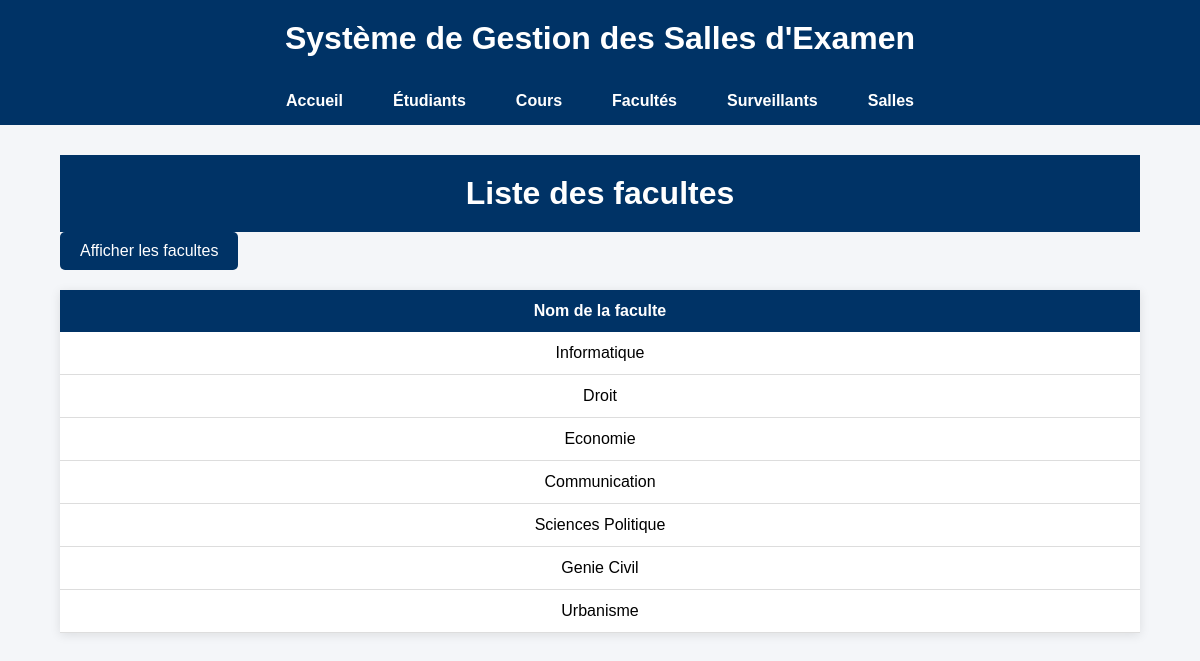
/afficher_fac.php, run on the app's committed database.
### tables this page shows
CREATE TABLE `faculte` (
  `id_fac` int(11) NOT NULL,
  `nom_fac` varchar(40) NOT NULL
);

### afficher_fac.php (the view, shortened to what this page needs)
<html lang="fr">
<head>
</head>
<?php
include("connexionDB.php");
?>
<body>
<?php
include("menu.php");
?>
<div class="container">
    <h1 class="titre">Liste des facultes</h1>
    <a href="afficher_fac.php" class="btn-afficher">
        Afficher les facultes
    </a>
    <table>
        <tr>
            <th>Nom de la faculte</th>
        </tr>
		<?php
		$sql = "SELECT * FROM faculte";
		$stmt = $bdd->query($sql);
		while($row = $stmt->fetch(PDO::FETCH_ASSOC)) {
		?>
        <tr>
            <td><?php echo $row['nom_fac']; ?></td>
        </tr>
		<?php }?>
    </table>
</div>
</body>
</html>

### afficher_fac.php (style rules this page uses)
* { margin:0; padding:0; box-sizing:border-box; }
body { font-family:Arial, sans-serif; background:#f4f6f9; }
.container { width:90%; margin:30px auto; }
.titre { text-align:center; color:#003366; margin-bottom:20px; }
.btn-afficher { display:inline-block; text-decoration:none; background:#003366; color:white; padding:10px 20px; border-radius:5px; margin-bottom:20px; }
table { width:100%; border-collapse:collapse; background:white; box-shadow:0 2px 10px rgba(0,0,0,0.1); }
th { background:#003366; color:white; padding:12px; }
td { padding:12px; text-align:center; border-bottom:1px solid #ddd; }

### menu.php (style rules this page uses)
body { margin:0; font-family:Arial, sans-serif; }
.titre { text-align:center; background:#003366; color:white; padding:20px; margin:0; }

### data on the page
faculte: nom_fac "Informatique"
faculte: nom_fac "Droit"
faculte: nom_fac "Economie"
faculte: nom_fac "Communication"
faculte: nom_fac "Sciences Politique"
faculte: nom_fac "Genie Civil"
faculte: nom_fac "Urbanisme"
